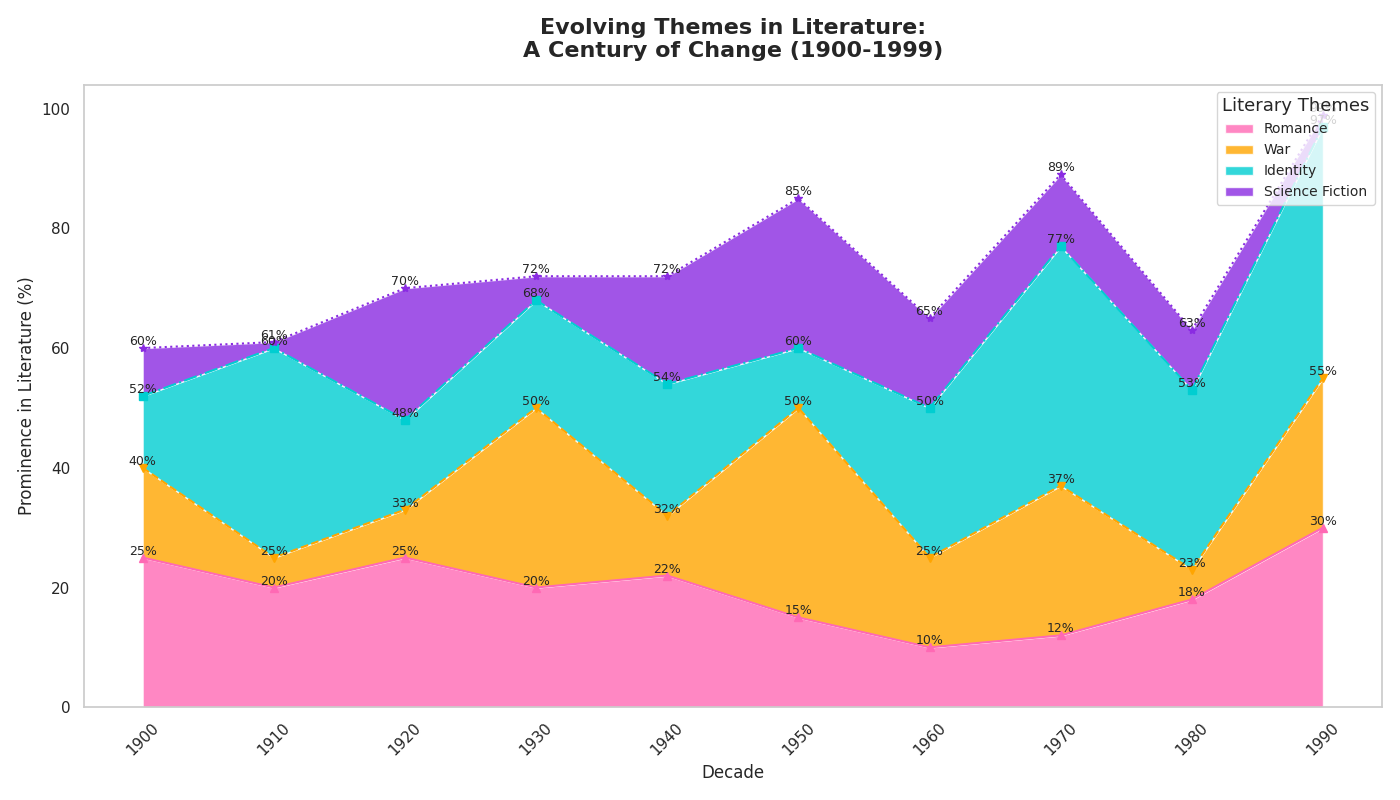

Source code (Python):
import matplotlib.pyplot as plt
import numpy as np

decades = np.arange(1900, 2000, 10)

# Adjusted data for each theme
romance = np.array([25, 20, 25, 20, 22, 15, 10, 12, 18, 30])
war = np.array([15, 5, 8, 30, 10, 35, 15, 25, 5, 25])
identity = np.array([12, 35, 15, 18, 22, 10, 25, 40, 30, 42])
sci_fi = np.array([8, 1, 22, 4, 18, 25, 15, 12, 10, 2])

# Stack the data
theme_data = np.vstack([romance, war, identity, sci_fi])

plt.figure(figsize=(14, 8))

# Randomly altered stylistic elements
colors = ['#FF69B4', '#FFA500', '#00CED1', '#8A2BE2']
line_styles = ['-', '--', '-.', ':']
marker_styles = ['^', 'v', 's', '*']

plt.stackplot(decades, theme_data, labels=['Romance', 'War', 'Identity', 'Science Fiction'], colors=colors, alpha=0.8)

plt.grid(visible=False)

plt.title('Evolving Themes in Literature:\nA Century of Change (1900-1999)', fontsize=16, fontweight='bold', pad=20)
plt.xlabel('Decade', fontsize=12)
plt.ylabel('Prominence in Literature (%)', fontsize=12)

for i, theme in enumerate(theme_data):
    plt.plot(decades, np.cumsum(theme_data, axis=0)[i], linestyle=line_styles[i % len(line_styles)],
             marker=marker_styles[i % len(marker_styles)], markersize=6, color=colors[i])
    for x, y in zip(decades, np.cumsum(theme_data, axis=0)[i]):
        plt.text(x, y, f'{y}%', fontsize=9, ha='center', va='bottom')

plt.xticks(decades, rotation=45)
plt.legend(loc='upper right', fontsize=10, title='Literary Themes', title_fontsize='13')
plt.tight_layout()
plt.show()
